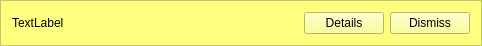
<?xml version="1.0" encoding="UTF-8"?>
<ui version="4.0">
 <class>MessageFrame</class>
 <widget class="QFrame" name="MessageFrame">
  <property name="geometry">
   <rect>
    <x>0</x>
    <y>0</y>
    <width>482</width>
    <height>43</height>
   </rect>
  </property>
  <property name="palette">
   <palette>
    <active>
     <colorrole role="WindowText">
      <brush brushstyle="SolidPattern">
       <color alpha="255">
        <red>0</red>
        <green>0</green>
        <blue>0</blue>
       </color>
      </brush>
     </colorrole>
     <colorrole role="Button">
      <brush brushstyle="SolidPattern">
       <color alpha="255">
        <red>255</red>
        <green>255</green>
        <blue>127</blue>
       </color>
      </brush>
     </colorrole>
     <colorrole role="Light">
      <brush brushstyle="SolidPattern">
       <color alpha="255">
        <red>255</red>
        <green>255</green>
        <blue>255</blue>
       </color>
      </brush>
     </colorrole>
     <colorrole role="Midlight">
      <brush brushstyle="SolidPattern">
       <color alpha="255">
        <red>255</red>
        <green>255</green>
        <blue>191</blue>
       </color>
      </brush>
     </colorrole>
     <colorrole role="Dark">
      <brush brushstyle="SolidPattern">
       <color alpha="255">
        <red>127</red>
        <green>127</green>
        <blue>63</blue>
       </color>
      </brush>
     </colorrole>
     <colorrole role="Mid">
      <brush brushstyle="SolidPattern">
       <color alpha="255">
        <red>170</red>
        <green>170</green>
        <blue>84</blue>
       </color>
      </brush>
     </colorrole>
     <colorrole role="Text">
      <brush brushstyle="SolidPattern">
       <color alpha="255">
        <red>0</red>
        <green>0</green>
        <blue>0</blue>
       </color>
      </brush>
     </colorrole>
     <colorrole role="BrightText">
      <brush brushstyle="SolidPattern">
       <color alpha="255">
        <red>255</red>
        <green>255</green>
        <blue>255</blue>
       </color>
      </brush>
     </colorrole>
     <colorrole role="ButtonText">
      <brush brushstyle="SolidPattern">
       <color alpha="255">
        <red>0</red>
        <green>0</green>
        <blue>0</blue>
       </color>
      </brush>
     </colorrole>
     <colorrole role="Base">
      <brush brushstyle="SolidPattern">
       <color alpha="255">
        <red>255</red>
        <green>255</green>
        <blue>255</blue>
       </color>
      </brush>
     </colorrole>
     <colorrole role="Window">
      <brush brushstyle="SolidPattern">
       <color alpha="255">
        <red>255</red>
        <green>255</green>
        <blue>127</blue>
       </color>
      </brush>
     </colorrole>
     <colorrole role="Shadow">
      <brush brushstyle="SolidPattern">
       <color alpha="255">
        <red>0</red>
        <green>0</green>
        <blue>0</blue>
       </color>
      </brush>
     </colorrole>
     <colorrole role="AlternateBase">
      <brush brushstyle="SolidPattern">
       <color alpha="255">
        <red>255</red>
        <green>255</green>
        <blue>191</blue>
       </color>
      </brush>
     </colorrole>
     <colorrole role="ToolTipBase">
      <brush brushstyle="SolidPattern">
       <color alpha="255">
        <red>255</red>
        <green>255</green>
        <blue>220</blue>
       </color>
      </brush>
     </colorrole>
     <colorrole role="ToolTipText">
      <brush brushstyle="SolidPattern">
       <color alpha="255">
        <red>0</red>
        <green>0</green>
        <blue>0</blue>
       </color>
      </brush>
     </colorrole>
    </active>
    <inactive>
     <colorrole role="WindowText">
      <brush brushstyle="SolidPattern">
       <color alpha="255">
        <red>0</red>
        <green>0</green>
        <blue>0</blue>
       </color>
      </brush>
     </colorrole>
     <colorrole role="Button">
      <brush brushstyle="SolidPattern">
       <color alpha="255">
        <red>255</red>
        <green>255</green>
        <blue>127</blue>
       </color>
      </brush>
     </colorrole>
     <colorrole role="Light">
      <brush brushstyle="SolidPattern">
       <color alpha="255">
        <red>255</red>
        <green>255</green>
        <blue>255</blue>
       </color>
      </brush>
     </colorrole>
     <colorrole role="Midlight">
      <brush brushstyle="SolidPattern">
       <color alpha="255">
        <red>255</red>
        <green>255</green>
        <blue>191</blue>
       </color>
      </brush>
     </colorrole>
     <colorrole role="Dark">
      <brush brushstyle="SolidPattern">
       <color alpha="255">
        <red>127</red>
        <green>127</green>
        <blue>63</blue>
       </color>
      </brush>
     </colorrole>
     <colorrole role="Mid">
      <brush brushstyle="SolidPattern">
       <color alpha="255">
        <red>170</red>
        <green>170</green>
        <blue>84</blue>
       </color>
      </brush>
     </colorrole>
     <colorrole role="Text">
      <brush brushstyle="SolidPattern">
       <color alpha="255">
        <red>0</red>
        <green>0</green>
        <blue>0</blue>
       </color>
      </brush>
     </colorrole>
     <colorrole role="BrightText">
      <brush brushstyle="SolidPattern">
       <color alpha="255">
        <red>255</red>
        <green>255</green>
        <blue>255</blue>
       </color>
      </brush>
     </colorrole>
     <colorrole role="ButtonText">
      <brush brushstyle="SolidPattern">
       <color alpha="255">
        <red>0</red>
        <green>0</green>
        <blue>0</blue>
       </color>
      </brush>
     </colorrole>
     <colorrole role="Base">
      <brush brushstyle="SolidPattern">
       <color alpha="255">
        <red>255</red>
        <green>255</green>
        <blue>255</blue>
       </color>
      </brush>
     </colorrole>
     <colorrole role="Window">
      <brush brushstyle="SolidPattern">
       <color alpha="255">
        <red>255</red>
        <green>255</green>
        <blue>127</blue>
       </color>
      </brush>
     </colorrole>
     <colorrole role="Shadow">
      <brush brushstyle="SolidPattern">
       <color alpha="255">
        <red>0</red>
        <green>0</green>
        <blue>0</blue>
       </color>
      </brush>
     </colorrole>
     <colorrole role="AlternateBase">
      <brush brushstyle="SolidPattern">
       <color alpha="255">
        <red>255</red>
        <green>255</green>
        <blue>191</blue>
       </color>
      </brush>
     </colorrole>
     <colorrole role="ToolTipBase">
      <brush brushstyle="SolidPattern">
       <color alpha="255">
        <red>255</red>
        <green>255</green>
        <blue>220</blue>
       </color>
      </brush>
     </colorrole>
     <colorrole role="ToolTipText">
      <brush brushstyle="SolidPattern">
       <color alpha="255">
        <red>0</red>
        <green>0</green>
        <blue>0</blue>
       </color>
      </brush>
     </colorrole>
    </inactive>
    <disabled>
     <colorrole role="WindowText">
      <brush brushstyle="SolidPattern">
       <color alpha="255">
        <red>127</red>
        <green>127</green>
        <blue>63</blue>
       </color>
      </brush>
     </colorrole>
     <colorrole role="Button">
      <brush brushstyle="SolidPattern">
       <color alpha="255">
        <red>255</red>
        <green>255</green>
        <blue>127</blue>
       </color>
      </brush>
     </colorrole>
     <colorrole role="Light">
      <brush brushstyle="SolidPattern">
       <color alpha="255">
        <red>255</red>
        <green>255</green>
        <blue>255</blue>
       </color>
      </brush>
     </colorrole>
     <colorrole role="Midlight">
      <brush brushstyle="SolidPattern">
       <color alpha="255">
        <red>255</red>
        <green>255</green>
        <blue>191</blue>
       </color>
      </brush>
     </colorrole>
     <colorrole role="Dark">
      <brush brushstyle="SolidPattern">
       <color alpha="255">
        <red>127</red>
        <green>127</green>
        <blue>63</blue>
       </color>
      </brush>
     </colorrole>
     <colorrole role="Mid">
      <brush brushstyle="SolidPattern">
       <color alpha="255">
        <red>170</red>
        <green>170</green>
        <blue>84</blue>
       </color>
      </brush>
     </colorrole>
     <colorrole role="Text">
      <brush brushstyle="SolidPattern">
       <color alpha="255">
        <red>127</red>
        <green>127</green>
        <blue>63</blue>
       </color>
      </brush>
     </colorrole>
     <colorrole role="BrightText">
      <brush brushstyle="SolidPattern">
       <color alpha="255">
        <red>255</red>
        <green>255</green>
        <blue>255</blue>
       </color>
      </brush>
     </colorrole>
     <colorrole role="ButtonText">
      <brush brushstyle="SolidPattern">
       <color alpha="255">
        <red>127</red>
        <green>127</green>
        <blue>63</blue>
       </color>
      </brush>
     </colorrole>
     <colorrole role="Base">
      <brush brushstyle="SolidPattern">
       <color alpha="255">
        <red>255</red>
        <green>255</green>
        <blue>127</blue>
       </color>
      </brush>
     </colorrole>
     <colorrole role="Window">
      <brush brushstyle="SolidPattern">
       <color alpha="255">
        <red>255</red>
        <green>255</green>
        <blue>127</blue>
       </color>
      </brush>
     </colorrole>
     <colorrole role="Shadow">
      <brush brushstyle="SolidPattern">
       <color alpha="255">
        <red>0</red>
        <green>0</green>
        <blue>0</blue>
       </color>
      </brush>
     </colorrole>
     <colorrole role="AlternateBase">
      <brush brushstyle="SolidPattern">
       <color alpha="255">
        <red>255</red>
        <green>255</green>
        <blue>127</blue>
       </color>
      </brush>
     </colorrole>
     <colorrole role="ToolTipBase">
      <brush brushstyle="SolidPattern">
       <color alpha="255">
        <red>255</red>
        <green>255</green>
        <blue>220</blue>
       </color>
      </brush>
     </colorrole>
     <colorrole role="ToolTipText">
      <brush brushstyle="SolidPattern">
       <color alpha="255">
        <red>0</red>
        <green>0</green>
        <blue>0</blue>
       </color>
      </brush>
     </colorrole>
    </disabled>
   </palette>
  </property>
  <property name="windowTitle">
   <string>Frame</string>
  </property>
  <property name="autoFillBackground">
   <bool>true</bool>
  </property>
  <property name="frameShape">
   <enum>QFrame::StyledPanel</enum>
  </property>
  <property name="frameShadow">
   <enum>QFrame::Raised</enum>
  </property>
  <layout class="QHBoxLayout" name="horizontalLayout" stretch="1,0,0">
   <item>
    <widget class="QLabel" name="label">
     <property name="focusPolicy">
      <enum>Qt::StrongFocus</enum>
     </property>
     <property name="text">
      <string>TextLabel</string>
     </property>
     <property name="wordWrap">
      <bool>true</bool>
     </property>
     <property name="textInteractionFlags">
      <set>Qt::LinksAccessibleByMouse|Qt::TextSelectableByKeyboard|Qt::TextSelectableByMouse</set>
     </property>
    </widget>
   </item>
   <item>
    <widget class="QPushButton" name="pushButtonDetails">
     <property name="text">
      <string>Details</string>
     </property>
    </widget>
   </item>
   <item>
    <widget class="QPushButton" name="pushButtonDismiss">
     <property name="text">
      <string>Dismiss</string>
     </property>
    </widget>
   </item>
  </layout>
 </widget>
 <resources/>
 <connections/>
</ui>
